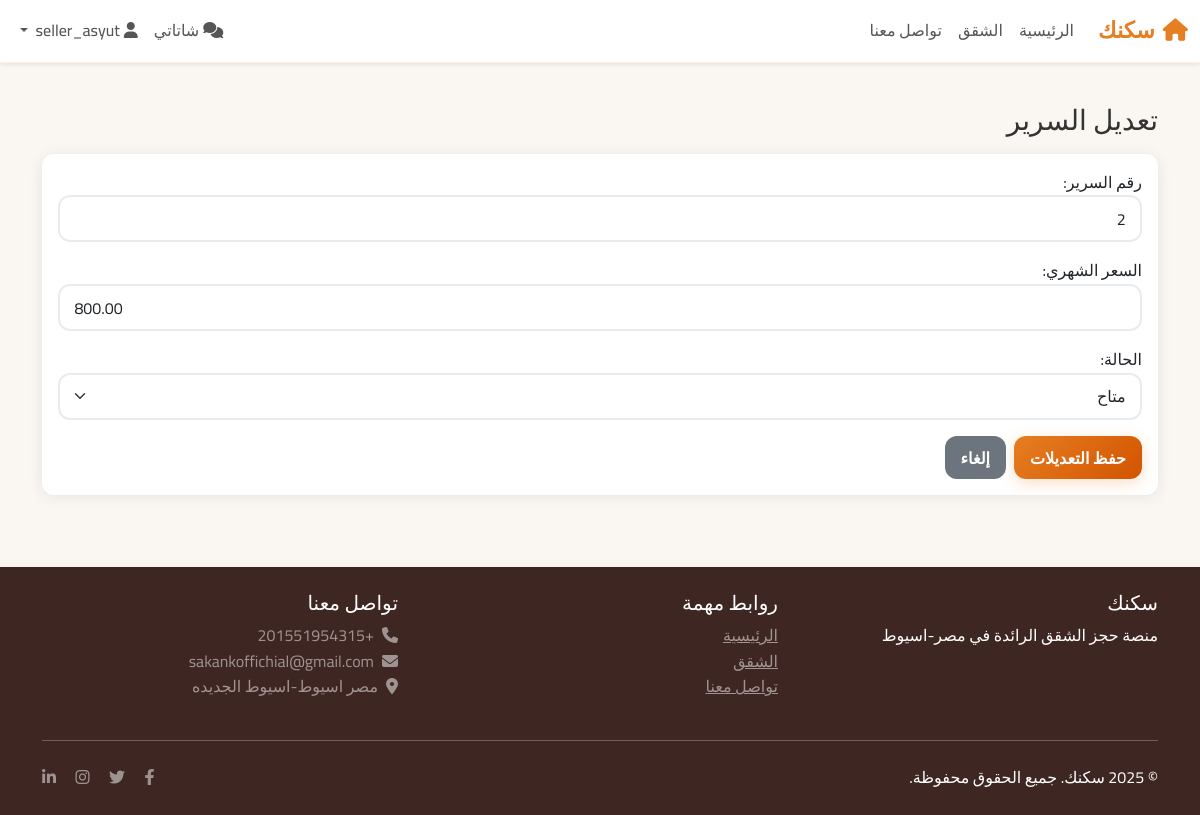
Page /listings/seller/bed/27/edit/ (signed in) on the earlier database version.
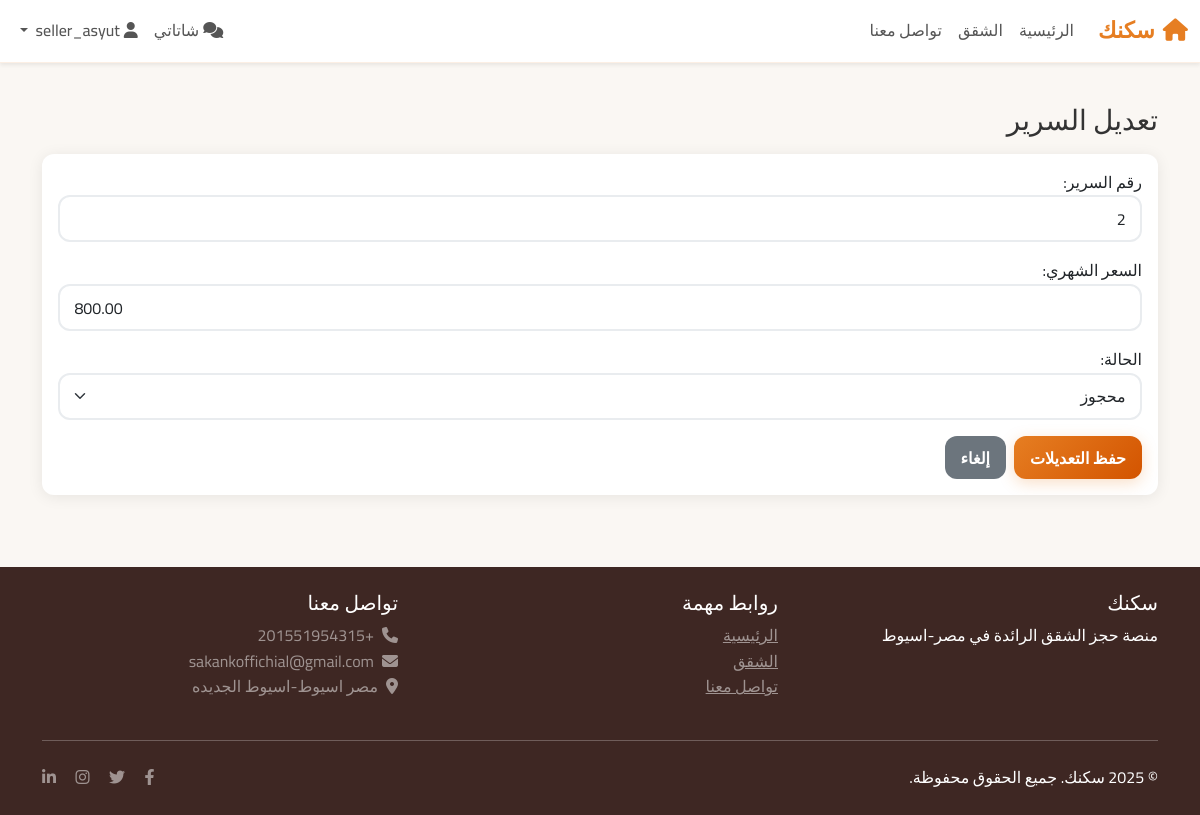
Same page on the later database version.
### listings/models.py (models this page shows, shortened)
class Bed(models.Model):
    STATUS_CHOICES = [
        ('available', 'متاح'),
        ('booked', 'محجوز'),
        ('maintenance', 'صيانة'),
    ]
    room = models.ForeignKey(
        Room,
        on_delete=models.CASCADE,
        related_name='beds',
        verbose_name='الغرفة'
    )
    bed_number = models.CharField(
        max_length=10,
        verbose_name='رقم السرير'
    )
    monthly_price = models.DecimalField(
        max_digits=10,
        decimal_places=2,
        verbose_name='السعر الشهري'
    )
    status = models.CharField(
        max_length=15,
        choices=STATUS_CHOICES,
        default='available',
        verbose_name='الحالة'
    )
    class Meta:
        verbose_name = 'سرير'
        verbose_name_plural = 'الأسرة'
        unique_together = ['room', 'bed_number']

### listings/views.py (the view, shortened to what this page needs)
# urls.py: path('seller/bed/<int:pk>/edit/', views.BedUpdateView.as_view(), name='edit_bed'),
class BedUpdateView(LoginRequiredMixin, UpdateView):
    model = Bed
    template_name = 'listings/edit_bed.html'
    form_class = BedForm
    success_url = reverse_lazy('listings:seller_dashboard')
    def get_queryset(self):
        return Bed.objects.filter(room__apartment__owner=self.request.user)

### listings/forms.py
class BedForm(forms.ModelForm):
    class Meta:
        model = Bed
        fields = ['bed_number', 'monthly_price', 'status']
        widgets = {
            'bed_number': forms.TextInput(attrs={
                'class': 'form-control',
                'placeholder': 'رقم السرير'
            }),
            'monthly_price': forms.NumberInput(attrs={
                'class': 'form-control',
                'placeholder': 'السعر الشهري',
                'step': '0.01'
            }),
            'status': forms.Select(attrs={'class': 'form-select'}),
        }
        labels = {
            'bed_number': 'رقم السرير',
            'monthly_price': 'السعر الشهري',
            'status': 'الحالة',
        }

### templates/listings/edit_bed.html (shortened to what this page needs)
{% extends 'base.html' %}
{% load static %}
{% block content %}
<div class="container py-4">
  <h3 class="mb-3">تعديل السرير</h3>
  <form method="post" class="card p-3">
    <div class="row g-3">
      <div class="col-12">{{ form.bed_number.label_tag }}{{ form.bed_number }}</div>
      <div class="col-12">{{ form.monthly_price.label_tag }}{{ form.monthly_price }}</div>
      <div class="col-12">{{ form.status.label_tag }}{{ form.status }}</div>
    </div>
    <div class="mt-3 d-flex gap-2">
      <button class="btn btn-primary" type="submit">حفظ التعديلات</button>
      <a class="btn btn-secondary" href="{% url 'listings:seller_dashboard' %}">إلغاء</a>
    </div>
  </form>
</div>
{% endblock %}

Differences in the rows shown:
changed Bed: status "متاح" → "محجوز"
